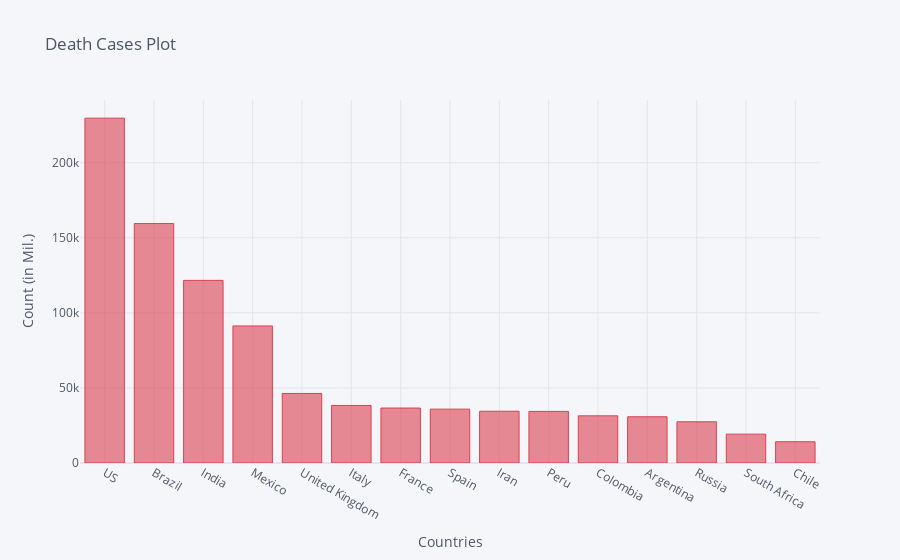

The cell this chart's notebook holds for it:
### Code cell
death_df2_plot.iplot(kind='bar', x='Country/Region', y='10/30/20',color='red',
                    title='Death Cases Plot',xTitle='Countries',yTitle='Count (in Mil.)')

### Figure 1 — Plotly figure (JSON) as saved in the notebook; plotly's stock layout.template omitted (floating-point values rounded to 4 significant figures)
{"data": [{"marker": {"color": "rgba(219, 64, 82, 0.6)", "line": {"color": "rgba(219, 64, 82, 1.0)", "width": 1}}, "name": "10/30/20", "orientation": "v", "text": "", "type": "bar", "x": ["US", "Brazil", "India", "Mexico", "United Kingdom", "Italy", "France", "Spain", "Iran", "Peru", "Colombia", "Argentina", "Russia", "South Africa", "Chile"], "y": [229686, 159477, 121641, 91289, 46319, 38321, 36605, 35878, 34478, 34362, 31421, 30792, 27462, 19230, 14158]}], "layout": {"legend": {"bgcolor": "#F5F6F9", "font": {"color": "#4D5663"}}, "paper_bgcolor": "#F5F6F9", "plot_bgcolor": "#F5F6F9", "title": {"font": {"color": "#4D5663"}, "text": "Death Cases Plot"}, "xaxis": {"gridcolor": "#E1E5ED", "showgrid": true, "tickfont": {"color": "#4D5663"}, "title": {"font": {"color": "#4D5663"}, "text": "Countries"}, "zerolinecolor": "#E1E5ED"}, "yaxis": {"gridcolor": "#E1E5ED", "showgrid": true, "tickfont": {"color": "#4D5663"}, "title": {"font": {"color": "#4D5663"}, "text": "Count (in Mil.)"}, "zerolinecolor": "#E1E5ED"}}}
